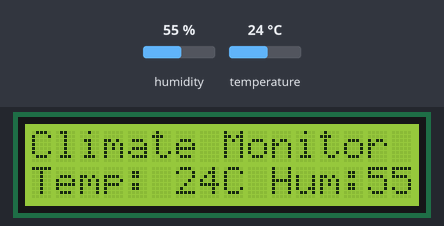
The sketch below on a simulated Arduino Uno, built with avr-gcc and run on an emulated ATmega328P. On the bench: 16×2 character LCD. The test bench sets the inputs (shaded band); at power-on: humidity 55 %, temperature 24 °C.

Above: at 3.2 s.
3.3 s: humidity set to 22 %
At 5.0 s:
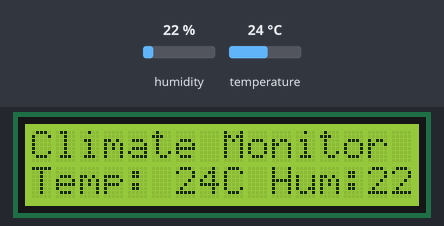
6.0 s: temperature set to 12 °C
At 6.8 s:
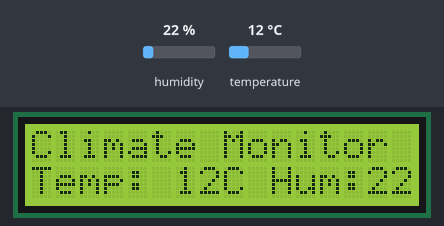
8.7 s: humidity set to 40 %
At 11.4 s:
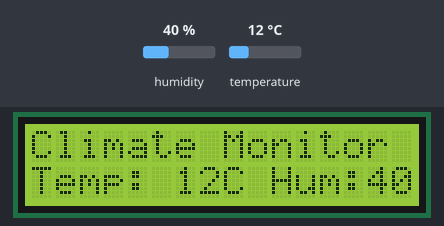
11.7 s: temperature set to 19 °C
At 13.5 s:
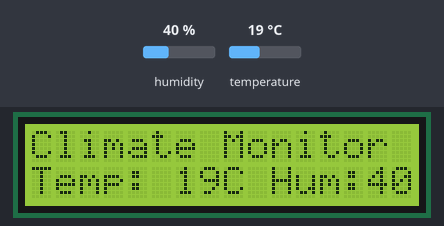
Timing chart, 0 to 15.0 s (numbered marks = the images above; inputs shaded):
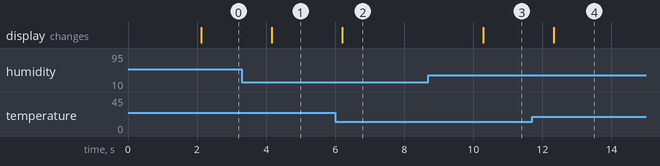

Measured:
- after the input at 3.3 s, the display: changes after 0.86 s (image 1)
- after the input at 6.0 s, the display: changes after 0.20 s (image 2)
- after the input at 8.7 s, the display: changes after 1.6 s (image 3)
- after the input at 11.7 s, the display: changes after 0.62 s (image 4)

The sketch:

dht11.ino
```cpp
/*
  Lesson 2: Climate Temperature & Humidity Monitor (DHT11 + I2C LCD)
  Target Board: Arduino Uno
*/
#include <Wire.h>
#include <LiquidCrystal_I2C.h>
#include <DHT.h>

#define DHTPIN 2     // سلك البيانات موصول بالمنفذ D2
#define DHTTYPE DHT11   // تحديد نوع الحساس DHT11

DHT dht(DHTPIN, DHTTYPE);
LiquidCrystal_I2C lcd(0x27, 16, 2);

void setup() {
  lcd.init();
  lcd.backlight();

  lcd.setCursor(0, 0);
  lcd.print("Climate Monitor");

  dht.begin();
  delay(2000); // منح الحساس وقتاً للاستقرار بعد الإقلاع
}

void loop() {
  float hum = dht.readHumidity();
  float temp = dht.readTemperature();

  // فحص سلامة القراءة من الحساس
  if (isnan(hum) || isnan(temp)) {
    lcd.setCursor(0, 1);
    lcd.print("Sensor Error!   ");
    delay(1000);
    return;
  }

  // عرض الحرارة والرطوبة على الشاشة
  lcd.setCursor(0, 1);
  lcd.print("Temp: ");
  lcd.print((int)temp);
  lcd.print("C Hum:");
  lcd.print((int)hum);
  lcd.print("% ");

  delay(2000);
}
```
